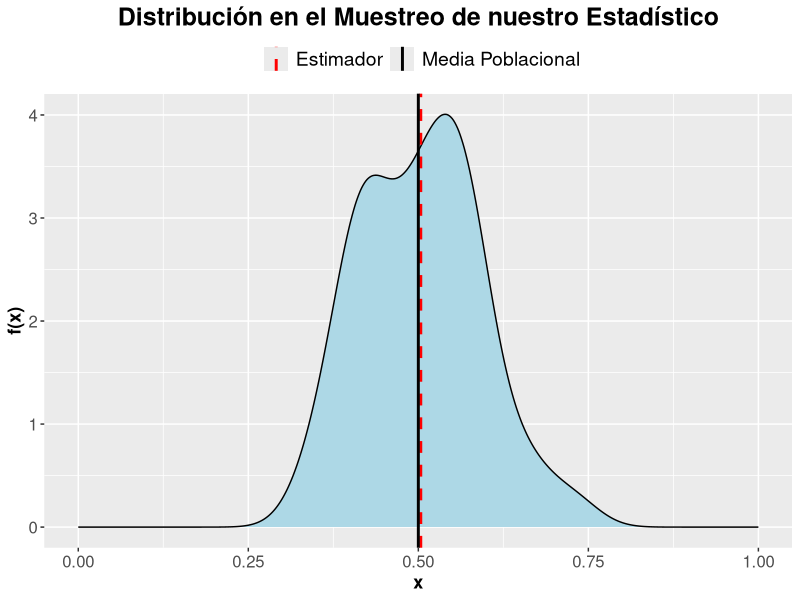
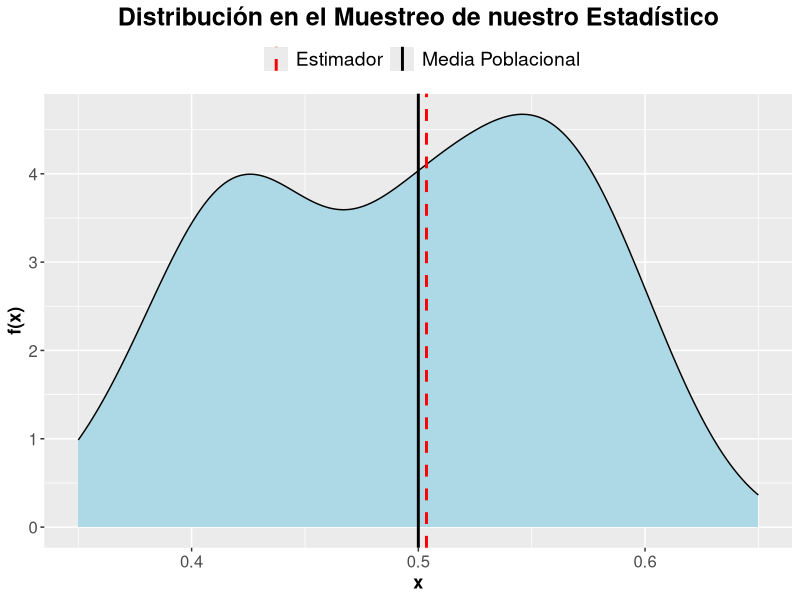
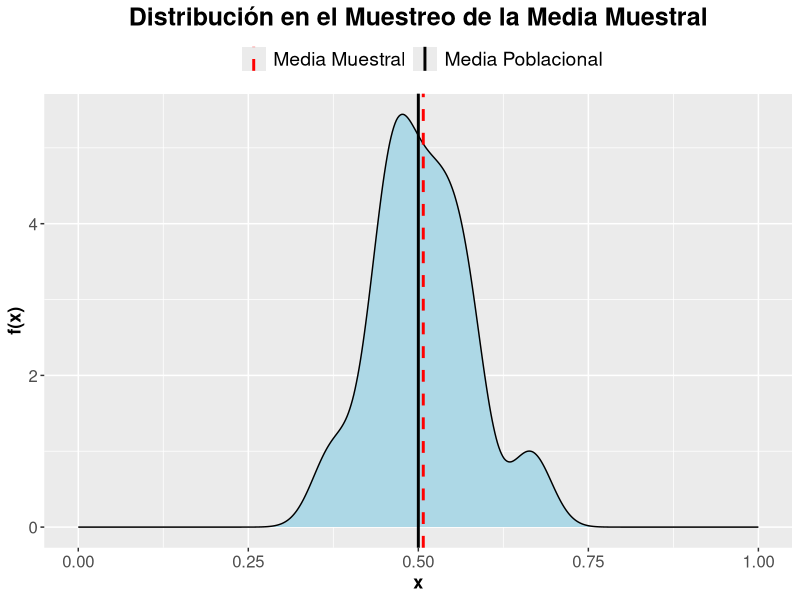
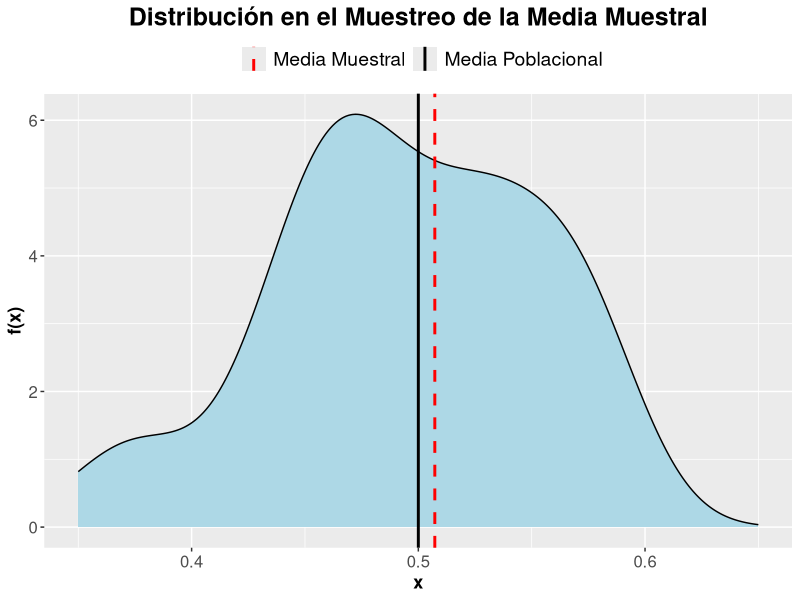

Source code (R) for these figures, in order:

library(tidyverse)

# 1. Creamos las muestras, evaluamos el estadístico en ellas, así como la media muestral
muestreo <- function(alpha, beta){
        lista <- list()
        tabla_muestras <- matrix(ncol = 40, nrow = 10) %>% as.data.frame()
        lista[[5]] <- matrix(ncol = 40, nrow = 1) %>% as.data.frame()
        media_poblacional <- alpha / (alpha + beta)
        varianza_poblacional <- alpha * beta / (((alpha + beta) ^ 2 ) * (alpha + beta + 1))
        for(j in 1:40){
                set.seed(j)
                tabla_muestras[, j] <- rbeta(10, shape1 = alpha, shape2 = beta)
                colnames(tabla_muestras)[j] <- as.numeric(gsub("V", "", colnames(tabla_muestras)[j]))
                colnames(lista[[5]])[j] <-  as.numeric(gsub("V", "", colnames(tabla_muestras)[j]))
                lista[[5]][, j] <- 0.5*(quantile(tabla_muestras[, j], probs = c(0.6)) + quantile(tabla_muestras[, j], probs = c(0.4)))
        }
        lista[[1]] <- tabla_muestras
        lista[[2]] <- media_poblacional
        lista[[3]] <- varianza_poblacional
        lista[[4]] <- data.frame(Muestra = names(colMeans(tabla_muestras)), mediamuestral = unname(colMeans(tabla_muestras))) 
        lista[[5]] <- gather(as.data.frame(lista[[5]])) 
        colnames(lista[[5]]) <- c("Muestra", "Estadístico")
        lista[[6]] <- mean(lista[[4]][, 2])
        lista[[7]] <- sd(lista[[4]][, 2])
        lista[[8]] <- mean(lista[[5]][, 2])
        lista[[9]] <- sd(lista[[5]][, 2])
        names(lista) <- c("tabla_muestras", "media_poblacional", "varianza_poblacional", "media_muestral", 
                          "estadistico", "media_mediamuestral", "desviacion_mediamuestral", "media_estadistico", "desviacion_estadistico")
        lista
}


resultados <- muestreo(alpha = 2, beta = 2)

datosgrafico <- inner_join(resultados$media_muestral , resultados$estadistico)

# Gráficos sobre nuestro estimador: analizar y hacer un informe de lo que significa calcular otras medidas (de centralización y dispersión), hacer boxplots, hacer gráficos de los residuos, etc

grafico_estadistico <- ggplot(data = datosgrafico, aes(x = Estadístico)) + geom_density(fill = "lightblue") + 
        ggtitle("Distribución en el Muestreo de nuestro Estadístico") + 
        geom_vline(aes(xintercept = resultados$media_estadistico, col = "Estimador"), linetype = "dashed", size = 1) +
        geom_vline(aes(xintercept = resultados$media_poblacional,  col = "Media Poblacional"), size = 1) + 
        scale_color_manual(name = "", values = c("Media Poblacional" = "black", Estimador = "red")) + 
        xlab("x") + ylab("f(x)") +
        theme(legend.position = "top",
              legend.text = element_text(size = 14),
              axis.text.x = element_text(size = 12),
              axis.text.y = element_text(size = 12),
              axis.title = element_text(size = 13, face = "bold"), 
              plot.title = element_text(size = 18, face = 'bold', hjust = 0.5)) + xlim(0, 1)

grafico_estadistico_zoom <- ggplot(data = datosgrafico, aes(x = Estadístico)) + geom_density(fill = "lightblue") + 
        ggtitle("Distribución en el Muestreo de nuestro Estadístico") + 
        geom_vline(aes(xintercept = resultados$media_estadistico, col = "Estimador"), linetype = "dashed", size = 1) +
        geom_vline(aes(xintercept = resultados$media_poblacional,  col = "Media Poblacional"), size = 1) + 
        scale_color_manual(name = "", values = c("Media Poblacional" = "black", Estimador = "red")) + 
        xlab("x") + ylab("f(x)") +
        theme(legend.position = "top",
              legend.text = element_text(size = 14),
              axis.text.x = element_text(size = 12),
              axis.text.y = element_text(size = 12),
              axis.title = element_text(size = 13, face = "bold"), 
              plot.title = element_text(size = 18, face = 'bold', hjust = 0.5)) + xlim(0.35, 0.65)


# Gráficos media muestral: analizar y hacer un informe de lo que significa , calcular otras medidas (de centralización y dispersión), hacer boxplots, hacer gráficos de los residuos, etc
grafico_mediamuestral <- ggplot(data = datosgrafico, aes(x = mediamuestral)) + geom_density(fill = "lightblue") + 
        ggtitle("Distribución en el Muestreo de la Media Muestral") + 
        geom_vline(aes(xintercept = resultados$media_mediamuestral, col = "Media Muestral"), linetype = "dashed", size = 1) +
        geom_vline(aes(xintercept = resultados$media_poblacional,  col = "Media Poblacional"), size = 1) + 
        scale_color_manual(name = "", values = c("Media Poblacional" = "black", "Media Muestral" = "red")) + 
        xlab("x") + ylab("f(x)") +
        theme(legend.position = "top",
              legend.text = element_text(size = 14),
              axis.text.x = element_text(size = 12),
              axis.text.y = element_text(size = 12),
              axis.title = element_text(size = 13, face = "bold"), 
              plot.title = element_text(size = 18, face = 'bold', hjust = 0.5)) + xlim(0, 1)

grafico_mediamuestral_zoom <- ggplot(data = datosgrafico, aes(x = mediamuestral)) + geom_density(fill = "lightblue") + 
        ggtitle("Distribución en el Muestreo de la Media Muestral") + 
        geom_vline(aes(xintercept = resultados$media_mediamuestral, col = "Media Muestral"), linetype = "dashed", size = 1) +
        geom_vline(aes(xintercept = resultados$media_poblacional,  col = "Media Poblacional"), size = 1) + 
        scale_color_manual(name = "", values = c("Media Poblacional" = "black", "Media Muestral" = "red")) + 
        xlab("x") + ylab("f(x)") +
        theme(legend.position = "top",
              legend.text = element_text(size = 14),
              axis.text.x = element_text(size = 12),
              axis.text.y = element_text(size = 12),
              axis.title = element_text(size = 13, face = "bold"), 
              plot.title = element_text(size = 18, face = 'bold', hjust = 0.5)) + xlim(0.35, 0.65)



